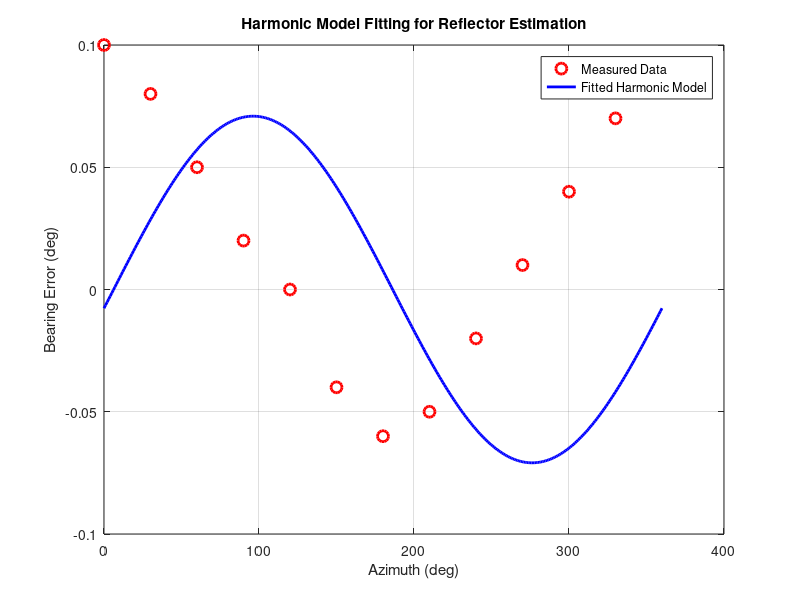

Here is the MATLAB script that generated this plot:
 az = [0 30 60 90 120 150 180 210 240 270 300 330];
err = [0.10 0.08 0.05 0.02 0.00 -0.04 -0.06 -0.05 -0.02 0.01 0.04 0.07];

phi = deg2rad(az);

N = length(phi);

a1 = (2/N)*sum(err.*cos(phi));
b1 = (2/N)*sum(err.*sin(phi));

A = sqrt(a1^2 + b1^2);
phi_r = atan2(b1,a1);

phi_fit = linspace(0,2*pi,360);
err_fit = A*sin(phi_fit - phi_r);

figure
plot(az,err,'ro','MarkerSize',8,'LineWidth',2)
hold on
plot(rad2deg(phi_fit),err_fit,'b','LineWidth',2)

xlabel('Azimuth (deg)')
ylabel('Bearing Error (deg)')
title('Harmonic Model Fitting for Reflector Estimation')
legend('Measured Data','Fitted Harmonic Model')
grid on
